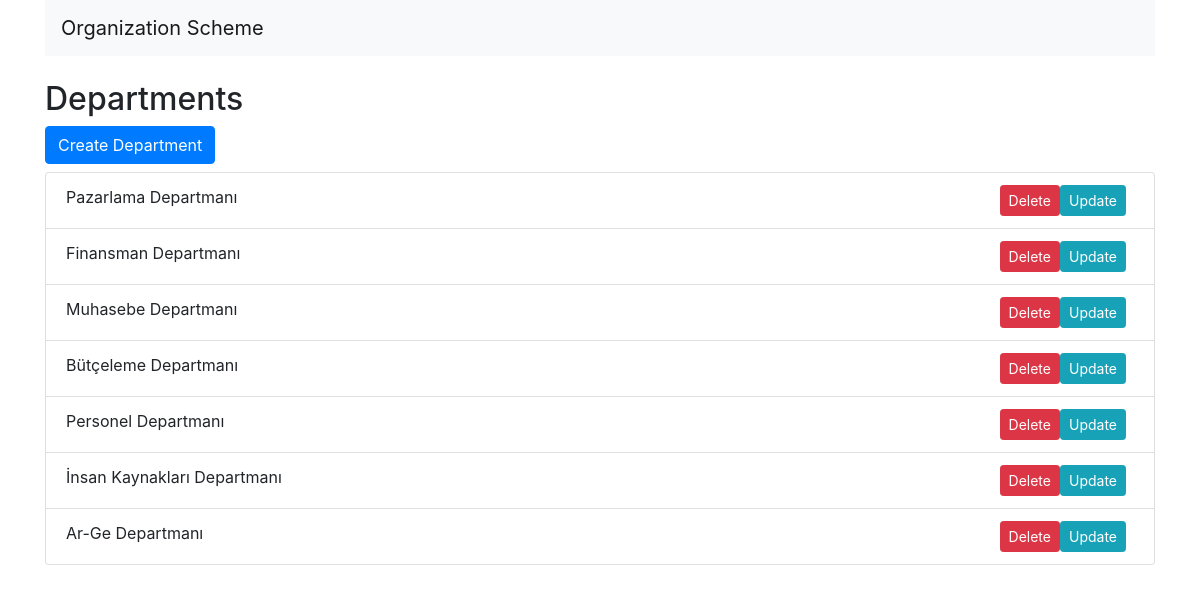
Screenshot of /organization/departments/ with the database file from the repository.
### organization_scheme/models.py (models this page shows, shortened)
class Department(models.Model):
    name = models.CharField(max_length=100)
    parent_department = models.ForeignKey('self', null=True, blank=True, on_delete=models.CASCADE)

### organization_scheme/views.py (the view)
# urls.py: path('departments/', DepartmentListView.as_view(), name='department-list'),
class DepartmentListView(View):
    def get(self, request):
        departments = Department.objects.all()
        return render(request, 'organization_scheme/department_list.html', {'departments': departments})

### organization_scheme/templates/organization_scheme/department_list.html
{% extends 'organization_scheme/base.html' %}
{% block content %}
<h2>Departments</h2>
<a class="btn btn-primary mb-2" href="{% url 'department-create' %}">Create Department</a>
<ul class="list-group">
    {% for department in departments %}
        <li class="list-group-item">
            {{ department.name }}
            <a class="btn btn-sm btn-info float-right mr-2" href="{% url 'department-update' pk=department.id %}">Update</a>
            <a class="btn btn-sm btn-danger float-right" href="{% url 'department-delete' pk=department.id %}">Delete</a>
        </li>
    {% endfor %}
</ul>
{% endblock %}

### rows the page displays
Department: name "Pazarlama Departmanı"
Department: name "Finansman Departmanı"
Department: name "Muhasebe Departmanı"
Department: name "Bütçeleme Departmanı"
Department: name "Personel Departmanı"
Department: name "İnsan Kaynakları Departmanı"
Department: name "Ar-Ge Departmanı"
